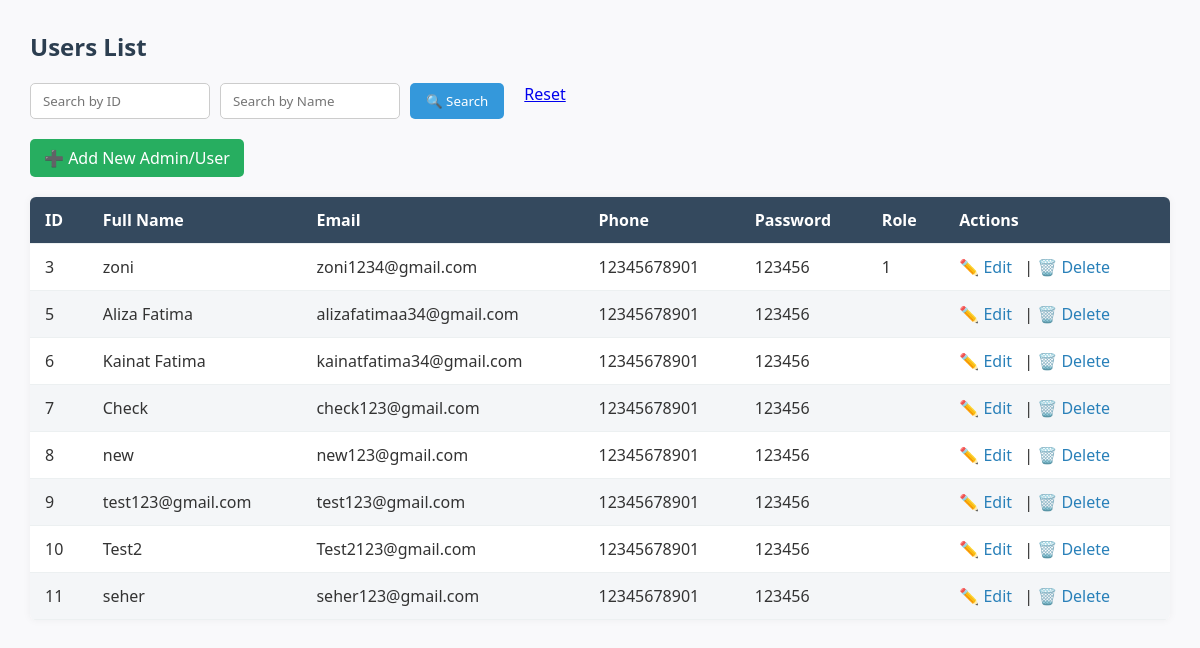
The app's page /admin/viewRegister.php with its own data.
### tables this page shows
CREATE TABLE `users` (
  `id` int(11) NOT NULL,
  `fullname` varchar(100) NOT NULL,
  `email` varchar(100) NOT NULL,
  `phone` varchar(15) DEFAULT NULL,
  `role` int(11) DEFAULT NULL,
  `password` varchar(40) DEFAULT NULL
);

### admin/viewRegister.php (the view, shortened to what this page needs)
<?php
include 'config/connection.php';
$search_id = $_GET['search_id'] ?? '';
$search_name = $_GET['search_name'] ?? '';
$sql = "SELECT * FROM users";
$result = $con->query($sql);
?>
<!DOCTYPE html>
<html>
<head>
    <link rel="stylesheet" href="css/view_register.css">
</head>
<body>
<h2>Users List</h2>
<form method="GET" style="margin-bottom: 20px;">
    <input type="text" name="search_id" placeholder="Search by ID" value="<?php echo htmlspecialchars($search_id); ?>">
    <input type="text" name="search_name" placeholder="Search by Name" value="<?php echo htmlspecialchars($search_name); ?>">
    <button type="submit">🔍 Search</button>
    <a href="viewRegister.php" style="margin-left:10px;">Reset</a>
</form>
<a href="add_user.php" class="add-btn">➕ Add New Admin/User</a>
<table>
    <thead>
        <tr>
            <th>ID</th>
            <th>Full Name</th>
            <th>Email</th>
            <th>Phone</th>
            <th>Password</th>
            <th>Role</th>
            <th>Actions</th>
        </tr>
    </thead>
    <tbody>
        <?php while($row = $result->fetch_assoc()) { ?>
        <tr>
            <td><?php echo $row['id']; ?></td>
            <td><?php echo $row['fullname']; ?></td>
            <td><?php echo $row['email']; ?></td>
            <td><?php echo $row['phone']; ?></td>
            <td><?php echo $row['password']; ?></td>
            <td><?php echo $row['role']; ?></td>
            <td>
                <a href="edit_user.php?id=<?php echo $row['id']; ?>">✏️ Edit</a> |
                <a href="delete_user.php?id=<?php echo $row['id']; ?>" onclick="return confirm('Are you sure you want to delete?')">🗑️ Delete</a>
            </td>
        </tr>
        <?php } ?>
    </tbody>
</table>
</body>
</html>

### admin/css/view_register.css (style rules this page uses)
body, h2, table, input, button, a { margin: 0; padding: 0; font-family: 'Segoe UI', Tahoma, Geneva, Verdana, sans-serif; box-sizing: border-box; }
body { background-color: #f9f9fb; padding: 30px; color: #333; }
h2 { margin-bottom: 20px; color: #2c3e50; }
form { display: flex; gap: 10px; flex-wrap: wrap; margin-bottom: 20px; }
input[type="text"] { padding: 8px 12px; border: 1px solid #ccc; border-radius: 5px; width: 180px; transition: border-color 0.3s; }
button { padding: 8px 16px; background-color: #3498db; border: none; color: white; border-radius: 5px; cursor: pointer; transition: background-color 0.3s; }
.add-btn { display: inline-block; margin-bottom: 20px; background-color: #27ae60; color: white; padding: 8px 14px; border-radius: 5px; text-decoration: none; transition: background-color 0.3s; }
table { width: 100%; border-collapse: collapse; background-color: white; box-shadow: 0 0 8px rgba(0, 0, 0, 0.05); border-radius: 6px; overflow: hidden; }
thead { background-color: #34495e; color: white; }
th, td { padding: 12px 15px; text-align: left; border-bottom: 1px solid #ecf0f1; }
tbody tr:nth-child(even) { background-color: #f4f6f8; }
td a { color: #2980b9; text-decoration: none; margin-right: 8px; }

### admin/viewRegister.php (style rules this page uses)
body, h2, table, input, button, a { margin: 0; padding: 0; font-family: 'Segoe UI', Tahoma, Geneva, Verdana, sans-serif; box-sizing: border-box; }
body { background-color: #f9f9fb; padding: 30px; color: #333; }
h2 { margin-bottom: 20px; color: #2c3e50; }
form { display: flex; gap: 10px; flex-wrap: wrap; margin-bottom: 20px; }
input[type="text"] { padding: 8px 12px; border: 1px solid #ccc; border-radius: 5px; width: 180px; transition: border-color 0.3s; }
button { padding: 8px 16px; background-color: #3498db; border: none; color: white; border-radius: 5px; cursor: pointer; transition: background-color 0.3s; }
.add-btn { display: inline-block; margin-bottom: 20px; background-color: #27ae60; color: white; padding: 8px 14px; border-radius: 5px; text-decoration: none; transition: background-color 0.3s; }
table { width: 100%; border-collapse: collapse; background-color: white; box-shadow: 0 0 8px rgba(0, 0, 0, 0.05); border-radius: 6px; overflow: hidden; }
thead { background-color: #34495e; color: white; }
th, td { padding: 12px 15px; text-align: left; border-bottom: 1px solid #ecf0f1; }
tbody tr:nth-child(even) { background-color: #f4f6f8; }
td a { color: #2980b9; text-decoration: none; margin-right: 8px; }

### records on screen
users: id "3", fullname "zoni", email "zoni1234@gmail.com", phone "12345678901", password "123456", role "1"
users: id "5", fullname "Aliza Fatima", email "alizafatimaa34@gmail.com", phone "12345678901", password "123456"
users: id "6", fullname "Kainat Fatima", email "kainatfatima34@gmail.com", phone "12345678901", password "123456"
users: id "7", fullname "Check", email "check123@gmail.com", phone "12345678901", password "123456"
users: id "8", fullname "new", email "new123@gmail.com", phone "12345678901", password "123456"
users: id "9", fullname "test123@gmail.com", email "test123@gmail.com", phone "12345678901", password "123456"
users: id "10", fullname "Test2", email "Test2123@gmail.com", phone "12345678901", password "123456"
users: id "11", fullname "seher", email "seher123@gmail.com", phone "12345678901", password "123456"
